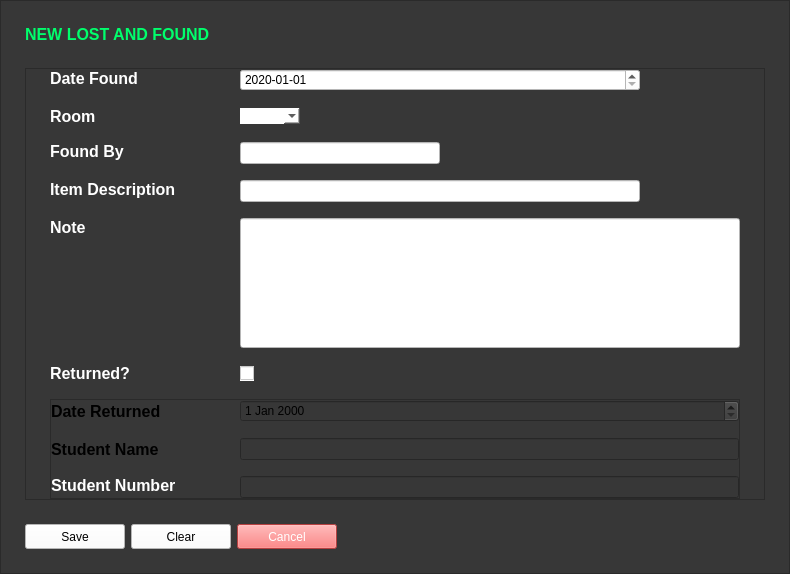
      <widget class="QWidget" name="pageNewLostAndFound">
       <layout class="QGridLayout" name="gridLayout_25">
        <property name="leftMargin">
         <number>0</number>
        </property>
        <property name="topMargin">
         <number>0</number>
        </property>
        <property name="rightMargin">
         <number>0</number>
        </property>
        <property name="bottomMargin">
         <number>0</number>
        </property>
        <item row="0" column="0">
         <widget class="QFrame" name="frameNewLostAndFound">
          <property name="sizePolicy">
           <sizepolicy hsizetype="Expanding" vsizetype="Expanding">
            <horstretch>0</horstretch>
            <verstretch>0</verstretch>
           </sizepolicy>
          </property>
          <property name="minimumSize">
           <size>
            <width>0</width>
            <height>0</height>
           </size>
          </property>
          <property name="accessibleDescription">
           <string>backgroundFrame</string>
          </property>
          <property name="styleSheet">
           <string notr="true">background-color: rgb(55,55,55);</string>
          </property>
          <property name="frameShape">
           <enum>QFrame::StyledPanel</enum>
          </property>
          <property name="frameShadow">
           <enum>QFrame::Raised</enum>
          </property>
          <layout class="QGridLayout" name="gridLayout_21">
           <property name="leftMargin">
            <number>24</number>
           </property>
           <property name="topMargin">
            <number>24</number>
           </property>
           <property name="rightMargin">
            <number>24</number>
           </property>
           <property name="bottomMargin">
            <number>24</number>
           </property>
           <property name="horizontalSpacing">
            <number>6</number>
           </property>
           <property name="verticalSpacing">
            <number>24</number>
           </property>
           <item row="2" column="2">
            <widget class="QPushButton" name="pushButtonFormCancelLAF">
             <property name="sizePolicy">
              <sizepolicy hsizetype="Fixed" vsizetype="Fixed">
               <horstretch>0</horstretch>
               <verstretch>0</verstretch>
              </sizepolicy>
             </property>
             <property name="minimumSize">
              <size>
               <width>100</width>
               <height>25</height>
              </size>
             </property>
             <property name="cursor">
              <cursorShape>PointingHandCursor</cursorShape>
             </property>
             <property name="accessibleDescription">
              <string>dangerButton</string>
             </property>
             <property name="autoFillBackground">
              <bool>false</bool>
             </property>
             <property name="styleSheet">
              <string notr="true">background-color: rgb(255, 89, 89);
color: rgb(255, 255, 255);</string>
             </property>
             <property name="text">
              <string>Cancel</string>
             </property>
             <property name="default">
              <bool>false</bool>
             </property>
             <property name="flat">
              <bool>false</bool>
             </property>
            </widget>
           </item>
           <item row="2" column="1">
            <widget class="QPushButton" name="pushButtonFormClearLAF">
             <property name="sizePolicy">
              <sizepolicy hsizetype="Fixed" vsizetype="Fixed">
               <horstretch>0</horstretch>
               <verstretch>0</verstretch>
              </sizepolicy>
             </property>
             <property name="minimumSize">
              <size>
               <width>100</width>
               <height>25</height>
              </size>
             </property>
             <property name="cursor">
              <cursorShape>PointingHandCursor</cursorShape>
             </property>
             <property name="accessibleDescription">
              <string>neutralButton</string>
             </property>
             <property name="autoFillBackground">
              <bool>false</bool>
             </property>
             <property name="styleSheet">
              <string notr="true">background-color: rgb(255, 255, 255);
color: rgb(0, 0, 0);</string>
             </property>
             <property name="text">
              <string>Clear</string>
             </property>
             <property name="default">
              <bool>false</bool>
             </property>
             <property name="flat">
              <bool>false</bool>
             </property>
            </widget>
           </item>
           <item row="0" column="0" colspan="4">
            <widget class="QLabel" name="labelNewLostAndFound">
             <property name="sizePolicy">
              <sizepolicy hsizetype="Fixed" vsizetype="Fixed">
               <horstretch>0</horstretch>
               <verstretch>0</verstretch>
              </sizepolicy>
             </property>
             <property name="font">
              <font>
               <family>Segoe UI</family>
               <pointsize>12</pointsize>
               <weight>75</weight>
               <bold>true</bold>
              </font>
             </property>
             <property name="cursor">
              <cursorShape>ArrowCursor</cursorShape>
             </property>
             <property name="accessibleDescription">
              <string>titleLabel</string>
             </property>
             <property name="styleSheet">
              <string notr="true">
	color: rgb(0, 255, 108);</string>
             </property>
             <property name="text">
              <string>NEW LOST AND FOUND</string>
             </property>
             <property name="scaledContents">
              <bool>true</bool>
             </property>
             <property name="openExternalLinks">
              <bool>false</bool>
             </property>
             <property name="textInteractionFlags">
              <set>Qt::LinksAccessibleByMouse</set>
             </property>
            </widget>
           </item>
           <item row="2" column="0">
            <widget class="QPushButton" name="pushButtonFormSaveLAF">
             <property name="sizePolicy">
              <sizepolicy hsizetype="Fixed" vsizetype="Fixed">
               <horstretch>0</horstretch>
               <verstretch>0</verstretch>
              </sizepolicy>
             </property>
             <property name="minimumSize">
              <size>
               <width>100</width>
               <height>25</height>
              </size>
             </property>
             <property name="cursor">
              <cursorShape>PointingHandCursor</cursorShape>
             </property>
             <property name="accessibleDescription">
              <string>successButton</string>
             </property>
             <property name="autoFillBackground">
              <bool>false</bool>
             </property>
             <property name="styleSheet">
              <string notr="true">background-color: rgb(255, 255, 255);
color: rgb(0, 0, 0);</string>
             </property>
             <property name="text">
              <string>Save</string>
             </property>
             <property name="default">
              <bool>false</bool>
             </property>
             <property name="flat">
              <bool>false</bool>
             </property>
            </widget>
           </item>
           <item row="1" column="0" colspan="5">
            <widget class="QFrame" name="frameNewLostAndFound_2">
             <property name="sizePolicy">
              <sizepolicy hsizetype="Expanding" vsizetype="Expanding">
               <horstretch>0</horstretch>
               <verstretch>0</verstretch>
              </sizepolicy>
             </property>
             <property name="frameShape">
              <enum>QFrame::StyledPanel</enum>
             </property>
             <property name="frameShadow">
              <enum>QFrame::Raised</enum>
             </property>
             <layout class="QGridLayout" name="gridLayout_24">
              <property name="leftMargin">
               <number>24</number>
              </property>
              <property name="topMargin">
               <number>0</number>
              </property>
              <property name="rightMargin">
               <number>24</number>
              </property>
              <property name="bottomMargin">
               <number>0</number>
              </property>
              <property name="horizontalSpacing">
               <number>64</number>
              </property>
              <property name="verticalSpacing">
               <number>16</number>
              </property>
              <item row="1" column="0">
               <widget class="QLabel" name="labelNewLostAndFoundRoom">
                <property name="font">
                 <font>
                  <family>Segoe UI</family>
                  <pointsize>12</pointsize>
                  <weight>75</weight>
                  <bold>true</bold>
                 </font>
                </property>
                <property name="cursor">
                 <cursorShape>ArrowCursor</cursorShape>
                </property>
                <property name="styleSheet">
                 <string notr="true">color:white;</string>
                </property>
                <property name="text">
                 <string>Room</string>
                </property>
                <property name="scaledContents">
                 <bool>true</bool>
                </property>
                <property name="alignment">
                 <set>Qt::AlignLeading|Qt::AlignLeft|Qt::AlignTop</set>
                </property>
                <property name="openExternalLinks">
                 <bool>false</bool>
                </property>
                <property name="textInteractionFlags">
                 <set>Qt::LinksAccessibleByMouse</set>
                </property>
               </widget>
              </item>
              <item row="2" column="0">
               <widget class="QLabel" name="labelNewLostAndFoundoundy">
                <property name="font">
                 <font>
                  <family>Segoe UI</family>
                  <pointsize>12</pointsize>
                  <weight>75</weight>
                  <bold>true</bold>
                 </font>
                </property>
                <property name="cursor">
                 <cursorShape>ArrowCursor</cursorShape>
                </property>
                <property name="styleSheet">
                 <string notr="true">color:white;</string>
                </property>
                <property name="text">
                 <string>Found By</string>
                </property>
                <property name="scaledContents">
                 <bool>true</bool>
                </property>
                <property name="alignment">
                 <set>Qt::AlignLeading|Qt::AlignLeft|Qt::AlignTop</set>
                </property>
                <property name="openExternalLinks">
                 <bool>false</bool>
                </property>
                <property name="textInteractionFlags">
                 <set>Qt::LinksAccessibleByMouse</set>
                </property>
               </widget>
              </item>
              <item row="10" column="0">
               <widget class="QLabel" name="labelNewLostAndFoundReturned">
                <property name="font">
                 <font>
                  <family>Segoe UI</family>
                  <pointsize>12</pointsize>
                  <weight>75</weight>
                  <bold>true</bold>
                 </font>
                </property>
                <property name="cursor">
                 <cursorShape>ArrowCursor</cursorShape>
                </property>
                <property name="styleSheet">
                 <string notr="true">color:white;</string>
                </property>
                <property name="text">
                 <string>Returned?</string>
                </property>
                <property name="scaledContents">
                 <bool>true</bool>
                </property>
                <property name="alignment">
                 <set>Qt::AlignLeading|Qt::AlignLeft|Qt::AlignTop</set>
                </property>
                <property name="openExternalLinks">
                 <bool>false</bool>
                </property>
                <property name="textInteractionFlags">
                 <set>Qt::LinksAccessibleByMouse</set>
                </property>
               </widget>
              </item>
              <item row="1" column="1">
               <widget class="QComboBox" name="comboBoxNewLostAndFoundRoom">
                <property name="sizePolicy">
                 <sizepolicy hsizetype="Fixed" vsizetype="Fixed">
                  <horstretch>0</horstretch>
                  <verstretch>0</verstretch>
                 </sizepolicy>
                </property>
                <property name="minimumSize">
                 <size>
                  <width>0</width>
                  <height>0</height>
                 </size>
                </property>
                <property name="styleSheet">
                 <string notr="true">border-top: 6;
border-left: 6;
border-right: 6;
border-bottom: 6;
background-color: white;
color: black;
</string>
                </property>
                <property name="sizeAdjustPolicy">
                 <enum>QComboBox::AdjustToContents</enum>
                </property>
               </widget>
              </item>
              <item row="6" column="1">
               <widget class="QLineEdit" name="textBoxNewLostAndFoundItemDescription">
                <property name="sizePolicy">
                 <sizepolicy hsizetype="Fixed" vsizetype="Fixed">
                  <horstretch>0</horstretch>
                  <verstretch>0</verstretch>
                 </sizepolicy>
                </property>
                <property name="minimumSize">
                 <size>
                  <width>400</width>
                  <height>0</height>
                 </size>
                </property>
                <property name="styleSheet">
                 <string notr="true">background-color:white;</string>
                </property>
               </widget>
              </item>
              <item row="0" column="0">
               <widget class="QLabel" name="labelNewLostAndFoundDate">
                <property name="font">
                 <font>
                  <family>Segoe UI</family>
                  <pointsize>12</pointsize>
                  <weight>75</weight>
                  <bold>true</bold>
                 </font>
                </property>
                <property name="cursor">
                 <cursorShape>ArrowCursor</cursorShape>
                </property>
                <property name="styleSheet">
                 <string notr="true">color:white;</string>
                </property>
                <property name="text">
                 <string>Date Found</string>
                </property>
                <property name="scaledContents">
                 <bool>true</bool>
                </property>
                <property name="alignment">
                 <set>Qt::AlignLeading|Qt::AlignLeft|Qt::AlignTop</set>
                </property>
                <property name="openExternalLinks">
                 <bool>false</bool>
                </property>
                <property name="textInteractionFlags">
                 <set>Qt::LinksAccessibleByMouse</set>
                </property>
               </widget>
              </item>
              <item row="6" column="0">
               <widget class="QLabel" name="labelNewLostAndFoundItemDescription">
                <property name="font">
                 <font>
                  <family>Segoe UI</family>
                  <pointsize>12</pointsize>
                  <weight>75</weight>
                  <bold>true</bold>
                 </font>
                </property>
                <property name="cursor">
                 <cursorShape>ArrowCursor</cursorShape>
                </property>
                <property name="styleSheet">
                 <string notr="true">color:white;</string>
                </property>
                <property name="text">
                 <string>Item Description</string>
                </property>
                <property name="scaledContents">
                 <bool>true</bool>
                </property>
                <property name="alignment">
                 <set>Qt::AlignLeading|Qt::AlignLeft|Qt::AlignTop</set>
                </property>
                <property name="openExternalLinks">
                 <bool>false</bool>
                </property>
                <property name="textInteractionFlags">
                 <set>Qt::LinksAccessibleByMouse</set>
                </property>
               </widget>
              </item>
              <item row="0" column="1">
               <widget class="QDateEdit" name="dateEditNewLostAndFound">
                <property name="styleSheet">
                 <string notr="true">color: rgb(0, 0, 0);
background-color: rgb(255, 255, 255);</string>
                </property>
                <property name="dateTime">
                 <datetime>
                  <hour>0</hour>
                  <minute>0</minute>
                  <second>0</second>
                  <year>2020</year>
                  <month>1</month>
                  <day>1</day>
                 </datetime>
                </property>
                <property name="minimumDateTime">
                 <datetime>
                  <hour>0</hour>
                  <minute>0</minute>
                  <second>0</second>
                  <year>2000</year>
                  <month>9</month>
                  <day>14</day>
                 </datetime>
                </property>
                <property name="currentSection">
                 <enum>QDateTimeEdit::DaySection</enum>
                </property>
                <property name="displayFormat">
                 <string>yyyy-MM-dd</string>
                </property>
                <property name="calendarPopup">
                 <bool>false</bool>
                </property>
                <property name="currentSectionIndex">
                 <number>2</number>
                </property>
               </widget>
              </item>
              <item row="10" column="1">
               <widget class="QCheckBox" name="checkBoxNewLostAndFoundReturned">
                <property name="sizePolicy">
                 <sizepolicy hsizetype="Fixed" vsizetype="Fixed">
                  <horstretch>0</horstretch>
                  <verstretch>0</verstretch>
                 </sizepolicy>
                </property>
                <property name="styleSheet">
                 <string notr="true">background-color: rgb(255, 255, 255);</string>
                </property>
                <property name="text">
                 <string/>
                </property>
               </widget>
              </item>
              <item row="2" column="1">
               <widget class="QLineEdit" name="comboBoxNewLostAndFoundBy">
                <property name="sizePolicy">
                 <sizepolicy hsizetype="Fixed" vsizetype="Fixed">
                  <horstretch>0</horstretch>
                  <verstretch>0</verstretch>
                 </sizepolicy>
                </property>
                <property name="minimumSize">
                 <size>
                  <width>200</width>
                  <height>0</height>
                 </size>
                </property>
                <property name="styleSheet">
                 <string notr="true">background-color:white;</string>
                </property>
                <property name="maxLength">
                 <number>35</number>
                </property>
               </widget>
              </item>
              <item row="7" column="0">
               <widget class="QLabel" name="labelNewLostAndFoundNote">
                <property name="font">
                 <font>
                  <family>Segoe UI</family>
                  <pointsize>12</pointsize>
                  <weight>75</weight>
                  <bold>true</bold>
                 </font>
                </property>
                <property name="cursor">
                 <cursorShape>ArrowCursor</cursorShape>
                </property>
                <property name="styleSheet">
                 <string notr="true">color:white;</string>
                </property>
                <property name="text">
                 <string>Note</string>
                </property>
                <property name="scaledContents">
                 <bool>true</bool>
                </property>
                <property name="alignment">
                 <set>Qt::AlignLeading|Qt::AlignLeft|Qt::AlignTop</set>
                </property>
                <property name="openExternalLinks">
                 <bool>false</bool>
                </property>
                <property name="textInteractionFlags">
                 <set>Qt::LinksAccessibleByMouse</set>
                </property>
               </widget>
              </item>
              <item row="7" column="1" colspan="2">
               <widget class="QLineEdit" name="textBoxNewLostAndFoundNote">
                <property name="sizePolicy">
                 <sizepolicy hsizetype="Expanding" vsizetype="Expanding">
                  <horstretch>5</horstretch>
                  <verstretch>1</verstretch>
                 </sizepolicy>
                </property>
                <property name="minimumSize">
                 <size>
                  <width>500</width>
                  <height>130</height>
                 </size>
                </property>
                <property name="styleSheet">
                 <string notr="true">background-color:white;</string>
                </property>
                <property name="frame">
                 <bool>true</bool>
                </property>
                <property name="cursorPosition">
                 <number>0</number>
                </property>
                <property name="alignment">
                 <set>Qt::AlignLeading|Qt::AlignLeft|Qt::AlignTop</set>
                </property>
                <property name="clearButtonEnabled">
                 <bool>false</bool>
                </property>
               </widget>
              </item>
              <item row="11" column="0" colspan="3">
               <widget class="QFrame" name="frameReturnedLAF">
                <property name="sizePolicy">
                 <sizepolicy hsizetype="Expanding" vsizetype="Expanding">
                  <horstretch>0</horstretch>
                  <verstretch>0</verstretch>
                 </sizepolicy>
                </property>
                <property name="minimumSize">
                 <size>
                  <width>0</width>
                  <height>0</height>
                 </size>
                </property>
                <property name="frameShape">
                 <enum>QFrame::StyledPanel</enum>
                </property>
                <property name="frameShadow">
                 <enum>QFrame::Raised</enum>
                </property>
                <layout class="QGridLayout" name="gridLayout_26">
                 <property name="leftMargin">
                  <number>0</number>
                 </property>
                 <property name="topMargin">
                  <number>0</number>
                 </property>
                 <property name="rightMargin">
                  <number>0</number>
                 </property>
                 <property name="bottomMargin">
                  <number>0</number>
                 </property>
                 <property name="horizontalSpacing">
                  <number>64</number>
                 </property>
                 <property name="verticalSpacing">
                  <number>16</number>
                 </property>
                 <item row="1" column="0">
                  <widget class="QLabel" name="labelNewLostAndFoundStudentName">
                   <property name="font">
                    <font>
                     <family>Segoe UI</family>
                     <pointsize>12</pointsize>
                     <weight>75</weight>
                     <bold>true</bold>
                    </font>
                   </property>
                   <property name="text">
                    <string>Student Name</string>
                   </property>
                  </widget>
                 </item>
                 <item row="1" column="1">
                  <widget class="QLineEdit" name="textBoxNewLostAndFoundStudentName"/>
                 </item>
                 <item row="0" column="0">
                  <widget class="QLabel" name="labelNewLostAndReturnedDate">
                   <property name="font">
                    <font>
                     <family>Segoe UI</family>
                     <pointsize>12</pointsize>
                     <weight>75</weight>
                     <bold>true</bold>
                    </font>
                   </property>
                   <property name="text">
                    <string>Date Returned</string>
                   </property>
                  </widget>
                 </item>
                 <item row="0" column="1">
                  <widget class="QDateEdit" name="dateEditReturnedNewLostAndFound"/>
                 </item>
                 <item row="3" column="0">
                  <widget class="QLabel" name="labelNewLostAndFoundStudentNumber">
                   <property name="font">
                    <font>
                     <family>Segoe UI</family>
                     <pointsize>12</pointsize>
                     <weight>75</weight>
                     <bold>true</bold>
                    </font>
                   </property>
                   <property name="cursor">
                    <cursorShape>ArrowCursor</cursorShape>
                   </property>
                   <property name="styleSheet">
                    <string notr="true">color:white;</string>
                   </property>
                   <property name="text">
                    <string>Student Number</string>
                   </property>
                   <property name="scaledContents">
                    <bool>true</bool>
                   </property>
                   <property name="alignment">
                    <set>Qt::AlignLeading|Qt::AlignLeft|Qt::AlignTop</set>
                   </property>
                   <property name="openExternalLinks">
                    <bool>false</bool>
                   </property>
                   <property name="textInteractionFlags">
                    <set>Qt::LinksAccessibleByMouse</set>
                   </property>
                  </widget>
                 </item>
                 <item row="3" column="1">
                  <widget class="QLineEdit" name="textBoxNewLostAndFoundStudentNumber"/>
                 </item>
                </layout>
               </widget>
              </item>
             </layout>
            </widget>
           </item>
          </layout>
         </widget>
        </item>
       </layout>
      </widget>
